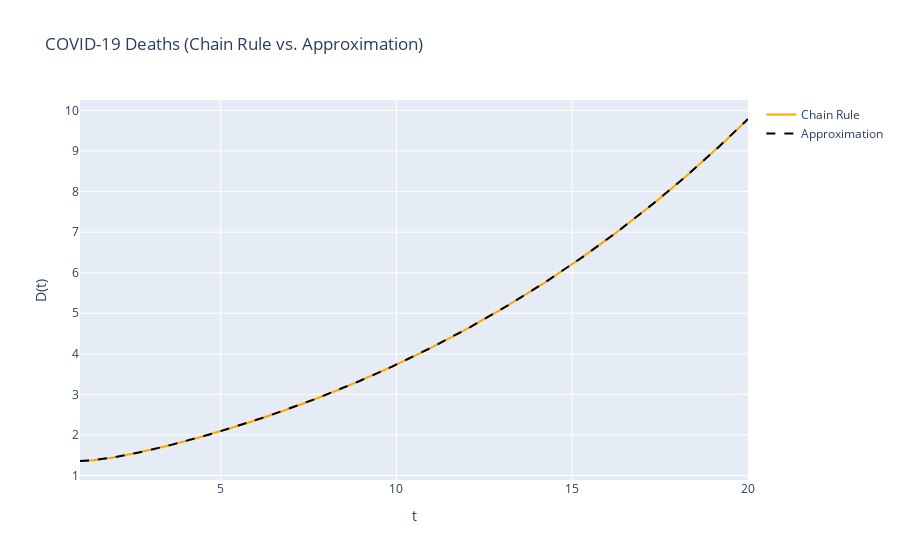

Write notebook code for a chart like this one.
### Code cell
# Visualization Code

fig = go.Figure()

fig.update_layout(title="COVID-19 Deaths (Chain Rule vs. Approximation)")
fig.update_yaxes(title_text="D(t)")
fig.update_xaxes(title_text="t")

fig.add_trace(go.Scatter(x=t, y=dD_chain_rule, marker_color="orange", name="Chain Rule"))
fig.add_trace(go.Scatter(x=t, y=dD_approx, marker_color="black", name="Approximation", line=dict(dash="dash")))

fig.update_layout(showlegend=True)
fig.show()

### Figure 1 — Plotly figure (JSON) as saved in the notebook; plotly's stock layout.template omitted (floating-point values rounded to 4 significant figures; data arrays with more than 128 entries replaced by an {"elided": "..."} marker saying what was removed)
{"data": [{"marker": {"color": "orange"}, "name": "Chain Rule", "type": "scatter", "x": {"elided": "1000 float values"}, "y": {"elided": "1000 float values"}}, {"line": {"dash": "dash"}, "marker": {"color": "black"}, "name": "Approximation", "type": "scatter", "x": {"elided": "1000 float values"}, "y": {"elided": "1000 float values"}}], "layout": {"showlegend": true, "title": {"text": "COVID-19 Deaths (Chain Rule vs. Approximation)"}, "xaxis": {"title": {"text": "t"}}, "yaxis": {"title": {"text": "D(t)"}}}}
